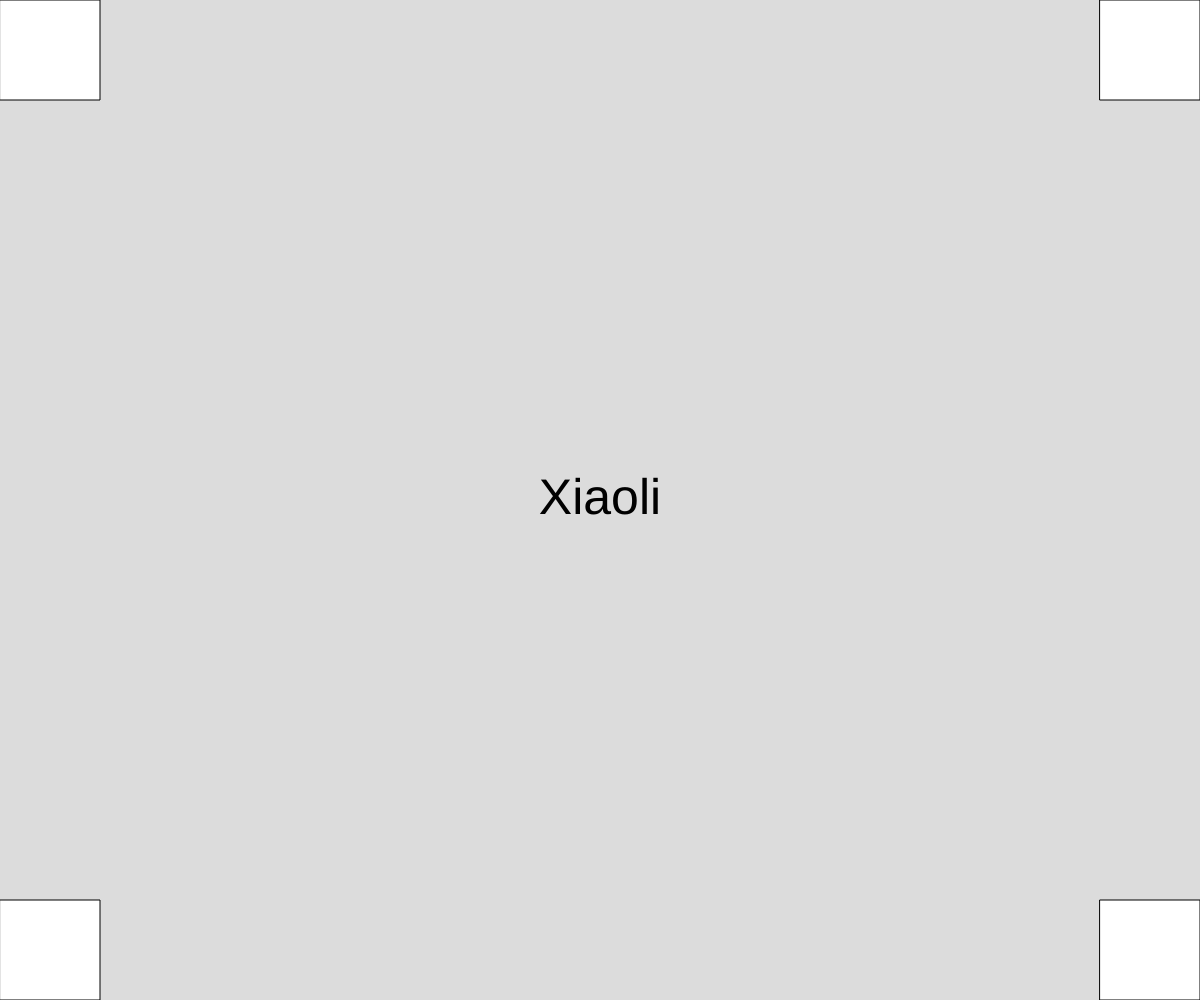
Frame 1 (no input)
Frame 60 (no input): identical to frame 1, image omitted
Frame 120 (the mouse pressed at the canvas centre since frame 60): identical to frame 1, image omitted

The p5.js sketch that drew this single still picture (run headless with seeded random() and noise() and a simulated clock; from frame 60 on, the mouse is pressed at the canvas centre):

// p5.js sketch
// ── sketch.js
function setup() {
  createCanvas(windowWidth, windowHeight);
}

function draw() {
  background(220);
  const s = 100;

  rect(0, 0, s, s);
  rect(0, height - s, s, s);
  rect(width - s, 0, s, s);
  rect(width - s, height - s, s, s);
  textSize(50);
  textAlign(CENTER, CENTER);
  text("Xiaoli", width / 2, height / 2);
}

function windowResized() {
  resizeCanvas(windowWidth, windowHeight);
}
